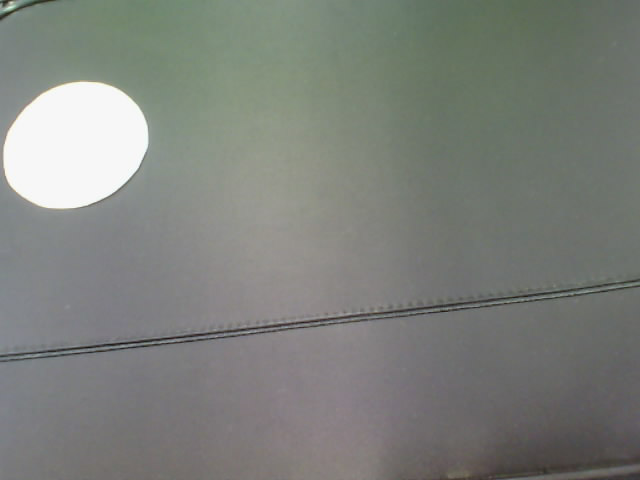
//> input picture camera/photodir/cap1.png, 640 x 480 px; the run also reads 1 picture not shown here
$ ./movement_calc   (built with g++ and OpenCV 4)
//> lines starting //> are read from the running program, lines starting //| are printed output that depends on the picture; after the words box and inside, x2 and y2 are one past the last pixel; in counts of white or black regions, pixels touching at a corner belong together
//> further down, img is the input picture: 480 rows x 640 cols, CV_8UC3; mean B, G, R 123.3, 128.7, 125.4
#include <opencv/cv.h>
#include <opencv/highgui.h>
#include <time.h>
#include <stdio.h>
#include <math.h>
#include <string.h>

// All units in milimeters
#define robot_center_x 300   // Center of robot
#define robot_center_y 500

#define CAM_PIX_WIDTH 640
#define CAM_PIX_HEIGHT 480
#define CAM_PIX_TO_MM 1.4

time_t start,end;
// 画像ファイルポインタの宣言
IplImage* img=0;
IplImage* img2=0;

// Parameters (with default values)
char comPort[20] = "COM19";
//white Pack
int minH=0;
int maxH=1;
int minS=0;
int maxS=3;
int minV=80;
int maxV=100;
//green  ROBOT MARK
int RminH=80;
int RmaxH=150;
int RminS=60;
int RmaxS=105;
int RminV=40;
int RmaxV=105;
int fps=30;
int viewWindow=1;

// OpenCV variables
CvFont font;
CvVideoWriter* record;
IplImage* imgTracking;
IplImage* imgThresh;
IplImage* imgThresh2;
IplImage* frame=0;
int lastX = -1;
int lastY = -1;
int posX;
int posY;
int objectSize;
int RposX;
int RposY;
int RobjectSize;
int status;

FILE* logFile;
char tempStr[80];
char logStr[4096];

// Trajectory prediction
// Puck variables
int puckCoordX;
int puckCoordY;
int puckOldCoordX;
int puckOldCoordY;
int puckSpeedX;
int puckSpeedY;
float puckSpeed;         // mm/sec
float puckDirection;     // radians

int defense_position;
int predict_x;    // X position at impact (mm)
int predict_y;
int predict_x_old;
int predict_y_old;
int predict_time;   // time to impact in ms
char tempStr2[80];

// Camera variables
int cam_center_x;
int cam_center_y;
float cam_pix_to_mm;
float cam_rotation;  //Camera rotation in radians

void cameraProcessInit()
{
    // Default values
    cam_center_x = CAM_PIX_WIDTH/2;
    cam_center_y = CAM_PIX_HEIGHT/2;
    cam_pix_to_mm = CAM_PIX_TO_MM;
    cam_rotation = 0; //radians  1º = 0.01745 2º = 0.035 4º = 0.07 5º = 0.087
    predict_x_old = -1;
    defense_position = 100;  // Pusher defense position
}

//This function threshold the HSV image and create a binary image
IplImage* GetThresholdedImage(IplImage* imgHSV, int minH, int maxH, int minS, int maxS, int minV, int maxV) {
    IplImage* imgThresh=cvCreateImage(cvGetSize(imgHSV),IPL_DEPTH_8U, 1);
    cvInRangeS(imgHSV, cvScalar(minH,minS,minV), cvScalar(maxH,maxS,maxV), imgThresh);
    return imgThresh;
}

//---------------------------------------------------------------
//【関数名　】：cv_ColorExtraction
//【処理概要】：色抽出
//【引数　　】：src_img        = 入力画像(8bit3ch)
//　　　　　　：dst_img        = 出力画像(8bit3ch)
//　　　　　　：code        = 色空間の指定（CV_BGR2HSV,CV_BGR2Labなど）
//　　　　　　：ch1_lower    = ch1のしきい値(小)
//　　　　　　：ch1_upper    = ch1のしきい値(大)
//　　　　　　：ch2_lower    = ch2のしきい値(小)
//　　　　　　：ch2_upper    = ch2のしきい値(大)
//　　　　　　：ch3_lower    = ch3のしきい値(小)
//　　　　　　：ch3_upper    = ch3のしきい値(大)
//【戻り値　】：なし
//【備考　　】：lower <= upperの場合、lower以上upper以下の範囲を抽出、
//　　　　　　：lower >  upperの場合、upper以下lower以上の範囲を抽出します。
//---------------------------------------------------------------
void cv_ColorExtraction(IplImage* src_img, IplImage* dst_img,
                        int code,
                        int ch1_lower, int ch1_upper,
                        int ch2_lower, int ch2_upper,
                        int ch3_lower, int ch3_upper
                       ) {
//> called with code = 40, ch1_lower = 0, ch1_upper = 255, ch2_lower = 0, ch2_upper = 15, ch3_lower = 240, ch3_upper = 255

    int i, k;

    IplImage *Color_img;
    IplImage *ch1_img, *ch2_img, *ch3_img;
    IplImage *Mask_img;

    int lower[3];
    int upper[3];
    int val[3];

    CvMat *lut;

    //codeに基づいたカラー変換
    Color_img = cvCreateImage(cvGetSize(src_img), src_img->depth, src_img->nChannels);
    cvCvtColor(src_img, Color_img, code);
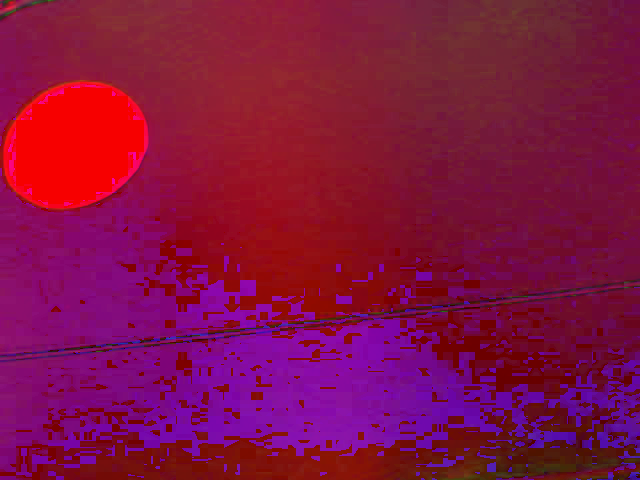
//> Color_img: 480 rows x 640 cols, CV_8UC3; mean B, G, R 66.7, 16.7, 130.3

    //3ChのLUT作成
    lut    = cvCreateMat(256, 1, CV_8UC3);

    lower[0] = ch1_lower;
    lower[1] = ch2_lower;
    lower[2] = ch3_lower;

    upper[0] = ch1_upper;
    upper[1] = ch2_upper;
    upper[2] = ch3_upper;

    for (i = 0; i < 256; i++) {
        for (k = 0; k < 3; k++) {
            if (lower[k] <= upper[k]) {
                if ((lower[k] <= i) && (i <= upper[k])) {
                    val[k] = 255;
                } else {
                    val[k] = 0;
                }
            } else {
                if ((i <= upper[k]) || (lower[k] <= i)) {
                    val[k] = 255;
                } else {
                    val[k] = 0;
                }
            }
        }
        //LUTの設定
        cvSet1D(lut, i, cvScalar(val[0], val[1], val[2]));
    }

    //3ChごとのLUT変換（各チャンネルごとに２値化処理）
    cvLUT(Color_img, Color_img, lut);
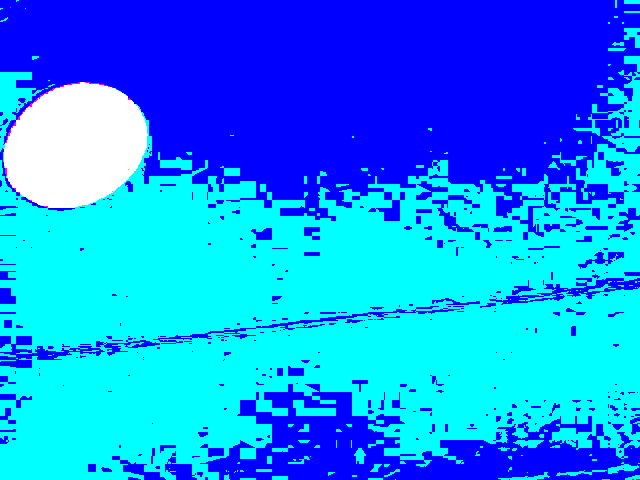
//> Color_img: 480 rows x 640 cols, CV_8UC3; mean B, G, R 255, 144.1, 11.6
    cvReleaseMat(&lut);

    //各チャンネルごとのIplImageを確保する
    ch1_img = cvCreateImage(cvGetSize(Color_img), Color_img->depth, 1);
    ch2_img = cvCreateImage(cvGetSize(Color_img), Color_img->depth, 1);
    ch3_img = cvCreateImage(cvGetSize(Color_img), Color_img->depth, 1);

    //チャンネルごとに二値化された画像をそれぞれのチャンネルに分解する
    cvSplit(Color_img, ch1_img, ch2_img, ch3_img, NULL);
//> ch1_img: 480 rows x 640 cols, CV_8UC1; every value is 255
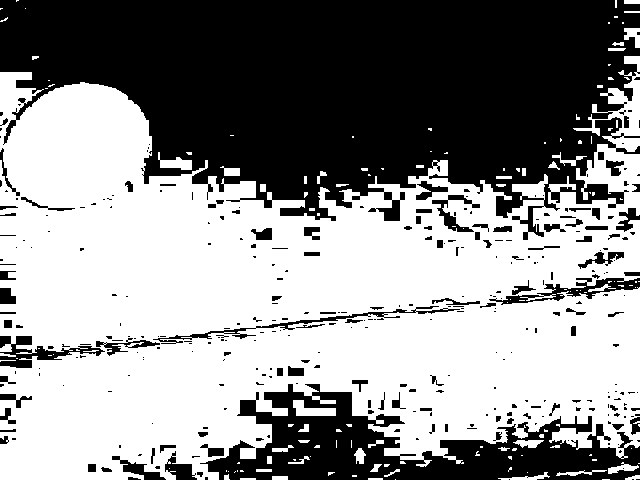
//> ch2_img: 480 rows x 640 cols, CV_8UC1; 56.5% white; 335 black regions (230 under 20 px), largest, box (x1, y1, x2, y2) and area: (0, 0, 640, 240) 102160, (200, 384, 640, 480) 18841, (489, 278, 640, 305) 1185
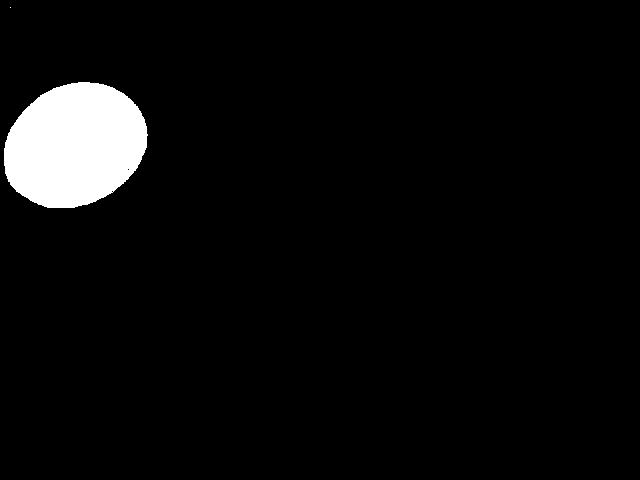
//> ch3_img: 480 rows x 640 cols, CV_8UC1; 4.5% white; 2 white regions (1 under 20 px), largest, box (x1, y1, x2, y2) and area: (4, 82, 148, 208) 13951

    //3Ch全てのANDを取り、マスク画像を作成する。
    Mask_img = cvCreateImage(cvGetSize(Color_img), Color_img->depth, 1);
    cvAnd(ch1_img, ch2_img, Mask_img);
    cvAnd(Mask_img, ch3_img, Mask_img);
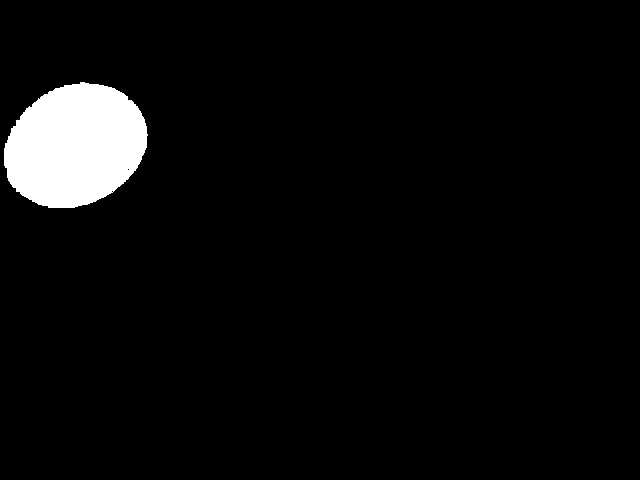
//> Mask_img: 480 rows x 640 cols, CV_8UC1; 4.5% white; 1 white region, box (x1, y1, x2, y2) and area: (4, 82, 148, 208) 13777

    //入力画像(src_img)のマスク領域を出力画像(dst_img)へコピーする
    cvZero(dst_img);
    cvCopy(src_img, dst_img, Mask_img);

    //解放
    cvReleaseImage(&Color_img);
    cvReleaseImage(&ch1_img);
    cvReleaseImage(&ch2_img);
    cvReleaseImage(&ch3_img);
    cvReleaseImage(&Mask_img);

}

const char* to_c_char(int val)
{
	std::stringstream stream;
	stream << val;
	return stream.str().c_str();
}

int main(int argc, char* argv[]) {
    int counter;
    wchar_t auxstr[20];

    printf("start!\n");

    printf("PUCK MINH: %d\n",minH);
    printf("PUCK MAXH: %d\n",maxH);
    printf("PUCK MINS: %d\n",minS);
    printf("PUCK MAXS: %d\n",maxS);
    printf("PUCK MINV: %d\n",minV);
    printf("PUCK MAXV: %d\n",maxV);
    printf("ROBOT MINH: %d\n",RminH);
    printf("ROBOT MAXH: %d\n",RmaxH);
    printf("ROBOT MINS: %d\n",RminS);
    printf("ROBOT MAXS: %d\n",RmaxS);
    printf("ROBOT MINV: %d\n",RminV);
    printf("ROBOT MAXV: %d\n",RmaxV);
    printf("FPS: %d\n",fps);

    // 読み込み画像ファイル名
    char imgfile[] = "camera/photodir/cap1.png";
    char imgfile2[] = "camera/photodir/cap2.png";

    // 画像の読み込み
    img = cvLoadImage(imgfile, CV_LOAD_IMAGE_ANYCOLOR | CV_LOAD_IMAGE_ANYDEPTH);
    img2 = cvLoadImage(imgfile2, CV_LOAD_IMAGE_ANYCOLOR | CV_LOAD_IMAGE_ANYDEPTH);

    // 画像の表示用ウィンドウ生成
    cvNamedWindow("circle_sample", CV_WINDOW_AUTOSIZE);
    cvNamedWindow("circle_sample2", CV_WINDOW_AUTOSIZE);

    cvNamedWindow("cv_ColorExtraction");

    // Init font
    cvInitFont(&font,CV_FONT_HERSHEY_SIMPLEX|CV_FONT_ITALIC, 0.4,0.4,0,1);

    IplImage* dst_img = cvCreateImage(cvGetSize(img), IPL_DEPTH_8U, 3);
    IplImage* dst_img2 = cvCreateImage(cvGetSize(img), IPL_DEPTH_8U, 3);
    cv_ColorExtraction(img, dst_img, CV_BGR2HSV, 0, 255, 0, 15, 240, 255);//0,255,0,15,240,255
    cv_ColorExtraction(img2, dst_img2, CV_BGR2HSV, 0, 255, 0, 15, 240, 255);//0,255,0,15,240,255

    CvMoments moments;
    CvMoments moments2;

    if(dst_img -> nChannels == 3 && cvGetImageCOI(dst_img) == 0)
        cvSetImageCOI(dst_img, 1);
    if(dst_img2 -> nChannels == 3 && cvGetImageCOI(dst_img2) == 0)
        cvSetImageCOI(dst_img2, 1);

    cvMoments(dst_img, &moments, 0);
    cvMoments(dst_img2, &moments2, 0);

    double m00_before = cvGetSpatialMoment(&moments, 0, 0);
//> m00_before = 3397846
    double m10_before = cvGetSpatialMoment(&moments, 1, 0);
//> m10_before = 254718352
    double m01_before = cvGetSpatialMoment(&moments, 0, 1);
//> m01_before = 493918532
    double m00_after = cvGetSpatialMoment(&moments2, 0, 0);
//> m00_after = 3397846
    double m10_after = cvGetSpatialMoment(&moments2, 1, 0);
//> m10_after = 254718352
    double m01_after = cvGetSpatialMoment(&moments2, 0, 1);
//> m01_after = 493918532
    double gX_before = m10_before/m00_before;
//> gX_before = 74.96
    double gY_before = m01_before/m00_before;
//> gY_before = 145.4
    double gX_after = m10_after/m00_after;
//> gX_after = 74.96
    double gY_after = m01_after/m00_after;
//> gY_after = 145.4
    cvCircle(img2, cvPoint((int)gX_before, (int)gY_before), 80, CV_RGB(0,0,255), 6, 8, 0);

    cvLine(img2, cvPoint((int)gX_before, (int)gY_before), cvPoint((int)gX_after, (int)gY_after), cvScalar(0,255,0), 2);
//> img2: 480 rows x 640 cols, CV_8UC3; mean B, G, R 124.5, 127.2, 124

	int target_destanceY = 480 - 30;//Y座標の距離を一定にしている。ディフェンスライン。
    //パックの移動は直線のため、一次関数の計算を使って、その後の奇跡を予測する。
    double a_inclination = (gY_after - gY_before) / (gX_after - gX_before);
//> a_inclination = nan
    double b_intercept = gY_after - a_inclination * gX_after;
//> b_intercept = nan
    printf("gX_after: %f\n",gX_after);
//| gX_after: 74.964655
    printf("gY_after: %f\n",gY_after);
//| gY_after: 145.362248
    printf("gX_before: %f\n",gX_before);
//| gX_before: 74.964655
    printf("gY_before: %f\n",gY_before);
//| gY_before: 145.362248
    printf("a_inclination: %f\n",a_inclination);
//| a_inclination: -nan
    printf("b_intercept: %f\n",b_intercept);
//| b_intercept: -nan

	int target_coordinateX = (int)((target_destanceY - b_intercept) / a_inclination);
//> target_coordinateX = -2147483648
    printf("target_coordinateX: %f\n",target_coordinateX);
//| target_coordinateX: 0.000000
    cvLine(img2, cvPoint((int)gX_after, (int)gY_after), cvPoint((int)target_coordinateX, target_destanceY), cvScalar(0,255,255), 2);
    cvLine(img2, cvPoint(640, target_destanceY), cvPoint(0, target_destanceY), cvScalar(255,255,0), 2);
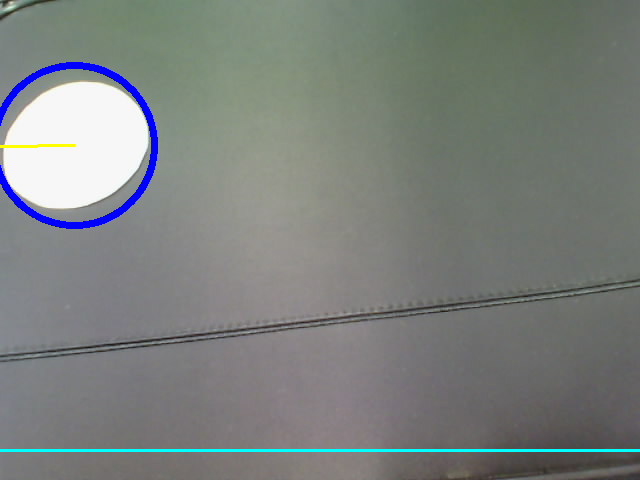
//> img2: 480 rows x 640 cols, CV_8UC3; mean B, G, R 125.3, 128.2, 123.3
	cvPutText (img2, to_c_char((int)target_coordinateX), cvPoint(560,30), &font, cvScalar(50,220,220));
    // 指定したウィンドウ内に画像を表示する
    cvShowImage("circle_sample", img);
    cvShowImage("circle_sample2", img2);

    cvShowImage("cv_ColorExtraction", dst_img);


    while(1) {
        if(cv::waitKey(30) >= 0) {
//> the Esc key is pressed
            break;
        }
    }

    //Clean up used images
    cvReleaseImage(&img);
    cvReleaseImage (&dst_img);

    cvDestroyAllWindows() ;

    return 0;
}
